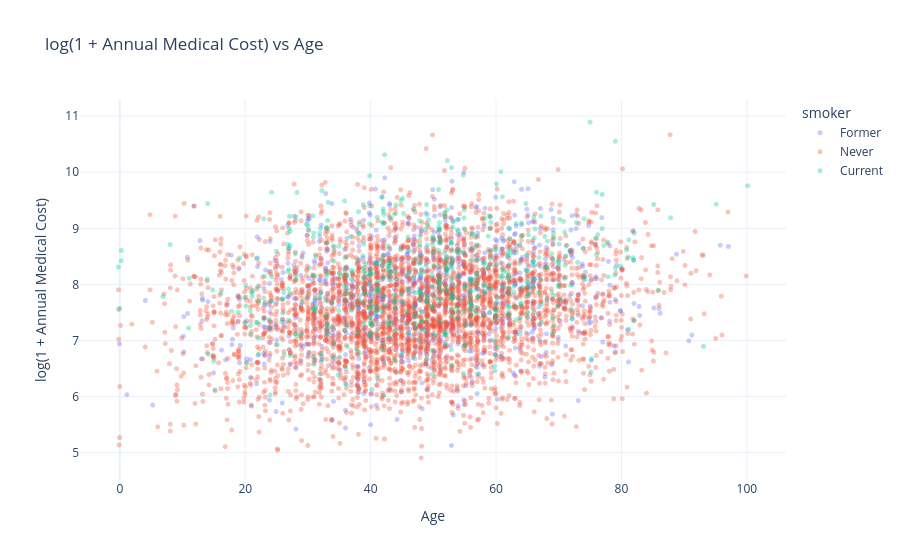

The code cell stored with this chart in its notebook:
### Code cell
df_plot = df.sample(5000, random_state=42).copy()

rng = np.random.default_rng(42)
df_plot["age_jitter"] = df_plot["age"] + rng.uniform(-0.25, 0.25, size=len(df_plot))

fig = px.scatter(
    df_plot,
    x="age_jitter",
    y=log_target,
    color="smoker",
    hover_data=["age", "bmi", "chronic_count", "hospitalizations_last_3yrs"],
    title="log(1 + Annual Medical Cost) vs Age",
    template="plotly_white"
)

fig.update_traces(marker=dict(size=5), opacity=0.35)

fig.update_layout(
    xaxis_title="Age",
    yaxis_title="log(1 + Annual Medical Cost)"
)

fig.show()

### Figure 1 — Plotly figure (JSON) as saved in the notebook; plotly's stock layout.template omitted (floating-point values rounded to 4 significant figures; data arrays with more than 128 entries replaced by an {"elided": "..."} marker saying what was removed)
{"data": [{"customdata": {"elided": "874x4 float values"}, "hovertemplate": "smoker=Former<br>age_jitter=%{x}<br>log1p_annual_medical_cost=%{y}<br>age=%{customdata[0]}<br>bmi=%{customdata[1]}<br>chronic_count=%{customdata[2]}<br>hospitalizations_last_3yrs=%{customdata[3]}<extra></extra>", "legendgroup": "Former", "marker": {"color": "#636efa", "symbol": "circle", "size": 5}, "mode": "markers", "name": "Former", "showlegend": true, "x": {"elided": "874 float values"}, "xaxis": "x", "y": {"elided": "874 float values"}, "yaxis": "y", "type": "scattergl", "opacity": 0.35}, {"customdata": {"elided": "3524x4 float values"}, "hovertemplate": "smoker=Never<br>age_jitter=%{x}<br>log1p_annual_medical_cost=%{y}<br>age=%{customdata[0]}<br>bmi=%{customdata[1]}<br>chronic_count=%{customdata[2]}<br>hospitalizations_last_3yrs=%{customdata[3]}<extra></extra>", "legendgroup": "Never", "marker": {"color": "#EF553B", "symbol": "circle", "size": 5}, "mode": "markers", "name": "Never", "showlegend": true, "x": {"elided": "3524 float values"}, "xaxis": "x", "y": {"elided": "3524 float values"}, "yaxis": "y", "type": "scattergl", "opacity": 0.35}, {"customdata": {"elided": "602x4 float values"}, "hovertemplate": "smoker=Current<br>age_jitter=%{x}<br>log1p_annual_medical_cost=%{y}<br>age=%{customdata[0]}<br>bmi=%{customdata[1]}<br>chronic_count=%{customdata[2]}<br>hospitalizations_last_3yrs=%{customdata[3]}<extra></extra>", "legendgroup": "Current", "marker": {"color": "#00cc96", "symbol": "circle", "size": 5}, "mode": "markers", "name": "Current", "showlegend": true, "x": {"elided": "602 float values"}, "xaxis": "x", "y": {"elided": "602 float values"}, "yaxis": "y", "type": "scattergl", "opacity": 0.35}], "layout": {"xaxis": {"anchor": "y", "domain": [0.0, 1.0], "title": {"text": "Age"}}, "yaxis": {"anchor": "x", "domain": [0.0, 1.0], "title": {"text": "log(1 + Annual Medical Cost)"}}, "legend": {"title": {"text": "smoker"}, "tracegroupgap": 0}, "title": {"text": "log(1 + Annual Medical Cost) vs Age"}}}
